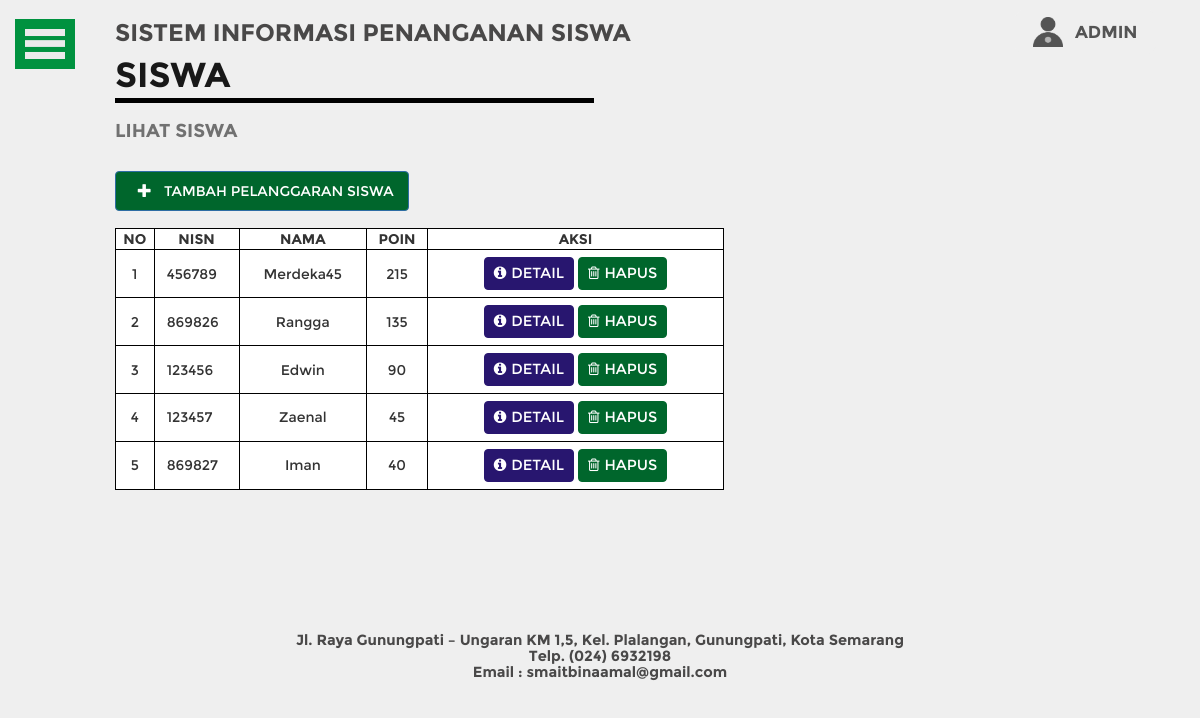
The app's page /adminlvl1.php (signed in) with its own data.
### tables this page shows
CREATE TABLE IF NOT EXISTS `siswa` (
  `id_siswa` int(11) NOT NULL AUTO_INCREMENT,
  `nisn` varchar(20) NOT NULL,
  `nama` varchar(50) NOT NULL,
  `password` varchar(50) NOT NULL,
  PRIMARY KEY (`id_siswa`)
);

### adminlvl1.php (the view, shortened to what this page needs)
<?php
include 'header.php';
require ("functions/koneksi.php");
 ?>
<div class="row" id="halaman">
        <div class="col-md-1">
          <img  id="minsidebar" src="images/set.png" alt="" onclick="openNav()">
        </div>
        <div class="tab-content">
              <div class="col-md-9 tab-pane halaman active" id="lihatsiswa" role="tabpanel">
                    <h3>SISTEM INFORMASI PENANGANAN SISWA</h3>
                    <h1>SISWA</h1>
                    <hr>
                    <h4>LIHAT SISWA</h4>
                    <br>
                    <button class="btn btn-primary" type="button" name="button"  data-toggle="modal" data-target="#formtambahsiswa" id="btntambahsiswa">
                      <i class="glyphicon glyphicon-plus"></i>TAMBAH PELANGGARAN SISWA
                    </button>
                    <table>
                      <thead>
                        <th>NO</th>
                        <th>NISN</th>
                        <th>NAMA</th>
                        <th>POIN</th>
                        <th>AKSI</th>
                      </thead>
                      <tbody>
                        <?php
                        $poinnya = $conn->query('SELECT siswa.id_siswa,siswa.nisn, siswa.nama,SUM(pelanggaran.poin) AS poin FROM pelanggaran_siswa INNER JOIN siswa ON siswa.id_siswa=pelanggaran_siswa.id_siswa INNER JOIN pelanggaran ON pelanggaran.id_pelanggaran=pelanggaran_siswa.id_pelanggaran GROUP BY siswa.nama ORDER BY poin DESC');
                        $i=1;while($result_poin = $poinnya->fetch_object()){
                        $idnya = $result_poin->id_siswa;
                        $nisnnya = $result_poin->nisn;
                        $poin_ku = $result_poin->poin;
                        $namanya = $result_poin->nama;
                          ?>
                        <tr>
                          <td><?php echo $i; ?></td>
                          <td id="NISN"><?php echo $nisnnya; ?></td>
                          <td id="namaasiswa"><?php echo $namanya; ?></td>
                          <td id="poinsiswa"><?php echo $poin_ku; ?></td>
                          <td>
                            <a href="detail_siswa.php?id_siswa=<?php echo $idnya;?>">
                              <button class="btn btn-success" type="button" name="hapus" id="btndetail">
                                <i class="fa fa-info-circle" aria-hidden="true" style="margin-right: 5px;"></i>DETAIL</button>
                            </a>
                            <a data-toggle="modal" data-target="#hapussiswa<?php echo $i?>">
                                <button class="btn btn-success" type="button" name="hapus" id="btnhapus">
                                  <i class="fa fa-trash-o" aria-hidden="true" style="margin-right: 5px;"></i>HAPUS</button>
                            </a>
                          </td>
                        </tr>
                        <?php $i++;}?>
                      </tbody>
                    </table>
              </div>
        </div>
        <div class="col-md-2" id="adminright">
          <a href="#" data-toggle="dropdown" id="adminkanan"><img src="images/admin.png" alt="" id="adminpict">ADMIN</a>
        </div>
</div>
<?php include 'footer.php'; ?>

### header.php (shortened to what this page needs)
<!DOCTYPE html>
<html>
  <head>
    <link rel="stylesheet" href="css/bootstrap.min.css">
    <link rel="stylesheet" href="css/style.css">
    <link rel="stylesheet" href="css/font-awesome.min.css">
  </head>
  <body>

### footer.php
  <div class="row" id="footernya">
      <h4>Jl. Raya Gunungpati – Ungaran KM 1,5, Kel. Plalangan, Gunungpati, Kota Semarang <br>
      Telp. (024) 6932198 <br>
      Email : smaitbinaamal@gmail.com</h4>
  </div>
  </body>
</html>

### css/style.css (style rules this page uses)
body { font-family: 'Montserrat'; background-color: #efefef; max-width: 100%; width: 100%; padding: 0px; }
div { max-width: 100%; }
.row { margin: 0; }
#minsidebar { background-color: #00923f; padding: 10px; height: 50px; width: auto; margin-top: 27.5%; }
#halaman { margin-bottom: 11%; }
#halaman div #isihalaman h3, #halaman div #lihatpel h3, #halaman div #lihatadmin h3, #halaman div #lihatguru h3, #halaman div #lihatsiswa h3 { color: #494848; font-weight: bold; }
#halaman div #isihalaman h1, #halaman div #lihatpel h1, #halaman div #lihatadmin h1, #halaman div #lihatguru h1, #halaman div #lihatsiswa h1 { font-weight: bold; font-size: 26pt; margin-top: 0%; color: #181818; }
#halaman div #isihalaman hr, #halaman div #lihatpel hr, #halaman div #lihatadmin hr, #halaman div #lihatguru hr, #halaman div #lihatsiswa hr { border-color: #000; border-width: 5px; margin-top: -0.7%; width: 55%; margin-left: 0%; margin-bottom: 2%; }
#halaman div #isihalaman h4, #halaman div #lihatpel h4, #halaman div #lihatadmin h4, #halaman div #lihatguru h4, #halaman div #lihatsiswa h4 { color: #717171; font-weight: bold; font-size: 14pt; }
#halaman div #lihatpel table, #halaman div #lihatadmin table, #halaman div #lihatguru table, #halaman div #lihatsiswa table, #table_detail_siswa #isinya { width: 70%; background-color: #fff; text-align: center; }
#halaman div #lihatpel table tbody tr #namapel, #halaman div #lihatadmin table tbody tr #NIP, #halaman div #lihatadmin table tbody tr #namaadmin, #halaman div #lihatguru table tbody tr #NIP, #halaman div #lihatguru table tbody tr #namaguru, #halaman div #lihatsiswa table tbody tr #NISN, #halaman div #lihatsiswa table tbody tr #namasiswa, #table_detail_siswa #isinya tbody tr #detail_pelanggaran { text-align: left; padding-left: 2%; }
#halaman div #lihatpel table thead th, #halaman div #lihatadmin table thead th, #halaman div #lihatguru table thead th, #halaman div #lihatsiswa table thead th, #table_detail_siswa #isinya thead th { text-align: center; font-weight: bold; }
#halaman div #lihatpel table tbody tr td #btndetail, #halaman div #lihatadmin table tbody tr td #btndetail, #halaman div #lihatguru table tbody tr td #btndetail, #halaman div #lihatsiswa table tbody tr td #btndetail { background-color: #28166f; border-color: #28166f; font-size: 11pt; padding: 5px 9px; transition: 0.3s ease; color: #fff; }
#halaman div #lihatpel table tbody tr td #btnhapus, #halaman div #lihatadmin table tbody tr td #btnhapus, #halaman div #lihatguru table tbody tr td #btnhapus, #halaman div #lihatsiswa table tbody tr td #btnhapus { background-color: #00662c; border-color: #00662c; font-size: 11pt; padding: 5px 9px; transition: 0.3s ease; color: #fff; }
#halaman #adminright, #halamanguru #adminright { margin-top: 1.7%; position: fixed; right: 0%; }
#halaman #adminright a #adminpict, #halamanguru #adminright a #adminpict { width: 30px; height: auto; margin-right: 7%; margin-top: -2%; }
#halaman #adminright a, #halamanguru #adminright a { font-size: 13pt; font-weight: bold; color: #545454; border: 1px solid #efefef; padding: 6% 10%; border-radius: 8px; }
#halaman #adminright a, #halamanguru #adminright a { transition: 0.5s ease; }
#lihatadmin #btntambahadmin, #lihatguru #btntambahguru, #lihatsiswa #btntambahsiswa { padding: 1% 3% 1% 2.5%; margin-bottom: 2%; background-color: #00662c; color: #fff; transition: 0.3s ease; }
#lihatadmin #btntambahadmin i, #lihatguru #btntambahguru i, #lihatsiswa #btntambahsiswa i { margin-right:5%; }
#footernya { text-align: center; margin: 0 auto; display: block; color: #494848; }
#footernya h4 { font-size: 11pt; font-weight: bold; }

### records on screen
siswa: nisn "456789", nama "Merdeka45", poin_ku "215"
siswa: nisn "869826", nama "Rangga", poin_ku "135"
siswa: nisn "123456", nama "Edwin", poin_ku "90"
siswa: nisn "123457", nama "Zaenal", poin_ku "45"
siswa: nisn "869827", nama "Iman", poin_ku "40"
